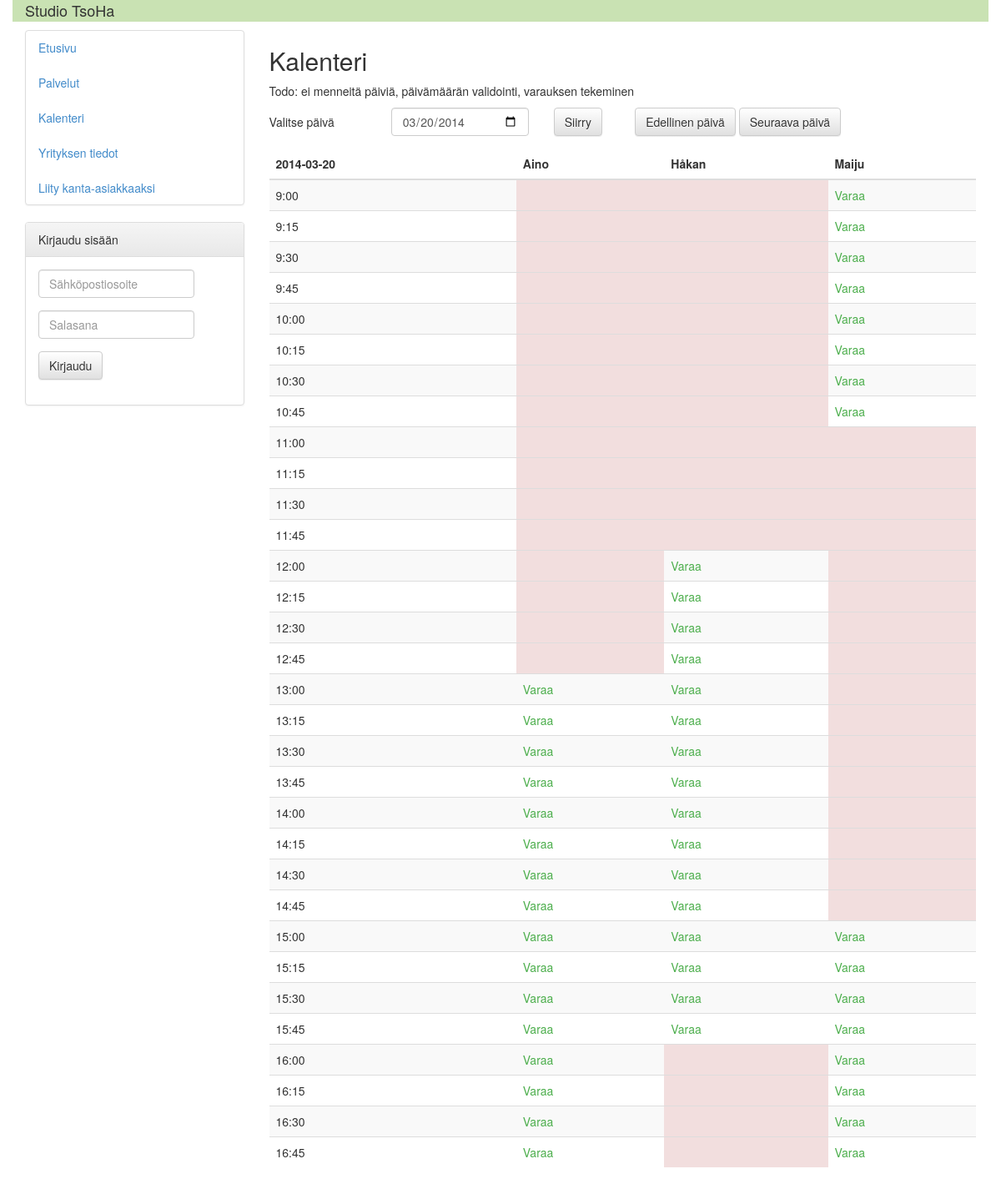
The app's page /kalenteri.php with its own data.
### tables this page shows
CREATE TABLE tyontekija
(
    tunnus int(11) NOT NULL AUTO_INCREMENT,
    sahkoposti varchar(100) NOT NULL,
    nimi varchar(100) NOT NULL,
    johtaja tinyint(1) NOT NULL DEFAULT 0,
    kuvaus varchar(200),
    salasana char(32) NOT NULL,
    PRIMARY KEY (tunnus),
    UNIQUE KEY sahkoposti (sahkoposti)
);

### libs/yleiset.php (called while the page is built, shortened)
<?php
require_once 'libs/tietokantayhteys.php';
require_once 'libs/models/tyontekija.php';
function naytaNakyma($sivu, $data = array()) {
    $data = (object)$data;
    require 'views/pohja.php';
    exit();
}

### kalenteri.php (called while the page is built, shortened)
<?php
require_once 'libs/yleiset.php';
if(isset($_GET['paivamaara'])) {
    if(isset($_GET['edellinen'])) {
        $paivamaara = date('Y-m-d',strtotime($_GET['paivamaara'] . ' - 1 day'));
    } elseif (isset($_GET['seuraava'])) {
        $paivamaara = date('Y-m-d',strtotime($_GET['paivamaara'] . ' + 1 day'));
    } else {
        $paivamaara = $_GET['paivamaara'];
    }
} else {
    $paivamaara = "2014-03-20";
}
$tyontekijat = Tyontekija::haePalveluntarjoajat($palvelu_id);
$tyoajat = array();
for($tunti = tyoaikaAlkaa; $tunti < tyoaikaLoppuu; $tunti++) {
    for($minuutti = 00; $minuutti < 60; $minuutti += 15) {
        $tyoajat[] = array(
            'tunti' => $tunti,
            'minuutti' => $minuutti
        );
    }
}
naytaNakyma('kalenteri.php', array(
    'tyontekijat' => $tyontekijat,
    'tyoajat' => $tyoajat,
    'palvelu' => $palvelu_id,
    'paivamaara' => $paivamaara
));

### libs/models/tyontekija.php (called while the page is built, shortened)
<?php
class Tyontekija {
    private $tunnus;
    private $nimi;
    private $kalenteri;
    public function getNimi() {
        return $this->nimi;
    }
    public function setTunnus($tunnus) {
        $this->tunnus = $tunnus;
    }
    public function setNimi($nimi) {
        $this->nimi = $nimi;
    }
    public function getKalenteri() {
        return $this->kalenteri;
    }
    public function lataaKalenteri($paivamaara) {
        $sql = "SELECT aloitusaika, kesto FROM varaus WHERE tyontekija = $this->tunnus AND paivamaara = ?";
        $kysely = getTietokantayhteys()->prepare($sql);
        $kysely->execute(array($paivamaara));
        $kalenteri = array();
        foreach($kysely->fetchAll(PDO::FETCH_OBJ) as $tulos) {
            $aika = explode(":",$tulos->aloitusaika);
            $aikaajaljella = $tulos->kesto;
            while($aikaajaljella > 0) {
                $kalenteri[(int)$aika[0]][(int)$aika[1]] = true;
                $aika[1] += 15;
                if($aika[1] == 60) {
                    $aika[0]++;
                    $aika[1] = 0;
                }
                $aikaajaljella -= 15;
            }
        }
        $this->kalenteri = $kalenteri;
    }
    public static function haeTyontekija($id) {
        $sql = "SELECT * FROM tyontekija WHERE tunnus = ? LIMIT 1";
        $kysely = getTietokantayhteys()->prepare($sql);
        $kysely->execute(array($id));
        $tulos = $kysely->fetchObject();
        if ($tulos == null) {
            return null;
        } else {
            $tyontekija = new Tyontekija();
            $tyontekija->setTunnus($tulos->tunnus);
            $tyontekija->setSahkoposti($tulos->sahkoposti);
            $tyontekija->setNimi($tulos->nimi);
            $tyontekija->setJohtaja($tulos->johtaja);
            $tyontekija->setKuvaus($tulos->kuvaus);
            $tyontekija->setSalasana($tulos->salasana);
            return $tyontekija;
        }
    }
    public static function haePalveluntarjoajat($palvelu_id = 0) {
        if($palvelu_id != 0) {
            $sql = "SELECT tyontekija FROM palveluntarjoaja WHERE palvelu = ?";
        } else {
            $sql = "SELECT tunnus AS tyontekija FROM tyontekija";
        }
        $kysely = getTietokantayhteys()->prepare($sql);
        $kysely->execute(array($palvelu_id));
        $palveluntarjoajat = array();
        foreach($kysely->fetchAll(PDO::FETCH_OBJ) as $tulos) {
            $palveluntarjoajat[] = Tyontekija::haeTyontekija($tulos->tyontekija);
        }
        return $palveluntarjoajat;
    }
}

### libs/tietokantayhteys.php (called while the page is built, shortened)
<?php
function getTietokantayhteys() {
    static $yhteys = null;
    if ($yhteys === null) {
        $yhteys = new PDO("mysql:host=$osoite;dbname=$tietokanta", $kayttajanimi, $salasana, array(PDO::MYSQL_ATTR_INIT_COMMAND => "SET NAMES 'utf8'"));
        $yhteys->setAttribute(PDO::ATTR_ERRMODE, PDO::ERRMODE_EXCEPTION);
    }
    return $yhteys;
}

### views/kalenteri.php (the view, shortened to what this page needs)
<h2>Kalenteri</h2>
<p>Todo: ei menneitä päiviä, päivämäärän validointi, varauksen tekeminen</p>
<div class="row">
    <form class="form-horizontal" role="form" action="kalenteri.php" method="GET">
        <div class="col-md-2">
            <h5>Valitse päivä</h5>
        </div>
        <div class="col-md-4">
            <div class="form-group">
                <div class="col-md-8">
                    <input type="date" class="form-control" id="pvm" name="paivamaara" value="<?php echo $data->paivamaara; ?>">
                </div>
                <div class="col-md-3">
                    <button type="submit" name="siirry" class="btn btn-default">Siirry</button>
                </div>
            </div>
        </div>
        <div class="col-md-5">
            <button type="submit" name="edellinen" class="btn btn-default">Edellinen päivä</button>
            <button type="submit" name="seuraava" class="btn btn-default">Seuraava päivä</button>
        </div>
    </form>
</div>
<table class="table table-striped">
    <thead>
        <tr>
            <th><?php echo $data->paivamaara; ?></th>
            <?php
                foreach ($data->tyontekijat as $tyontekija) { ?>
                <th><?php echo $tyontekija->getNimi(); ?></th>
            <?php }
            ?>
        </tr>
    </thead>
    <tbody>
        <?php
        foreach ($data->tyoajat as $aika) {
            echo '<tr><td>' . $aika['tunti'] . ':' . sprintf('%02s',$aika['minuutti']) . '</td>';
            foreach ($data->tyontekijat as $tyontekija) {
                if($tyontekija->getKalenteri()[$aika['tunti']][$aika['minuutti']]) {
                    echo '<td class="danger"></td>';
                } else {
                    echo '<td><a href="varaus.php" class="vihrea">Varaa</a></td>';
                }
            }
            echo '</tr>';
        }
        ?>
    </tbody>
</table>

### css/main.css (style rules this page uses)
a.vihrea { color: #4cae4c; }

### records on screen
tyontekija: nimi "Aino", shows "Varaa"
tyontekija: nimi "Håkan", shows "Varaa"
tyontekija: nimi "Maiju", shows "Varaa"

### other values on screen
$data->paivamaara "2014-03-20"
$aika['tunti'] "9"
$aika['minuutti'] "00"
$aika['minuutti'] "15"
$aika['minuutti'] "30"
$aika['minuutti'] "45"
$aika['tunti'] "10"
$aika['tunti'] "11"
$aika['tunti'] "12"
$aika['tunti'] "13"
$aika['tunti'] "14"
$aika['tunti'] "15"
$aika['tunti'] "16"
